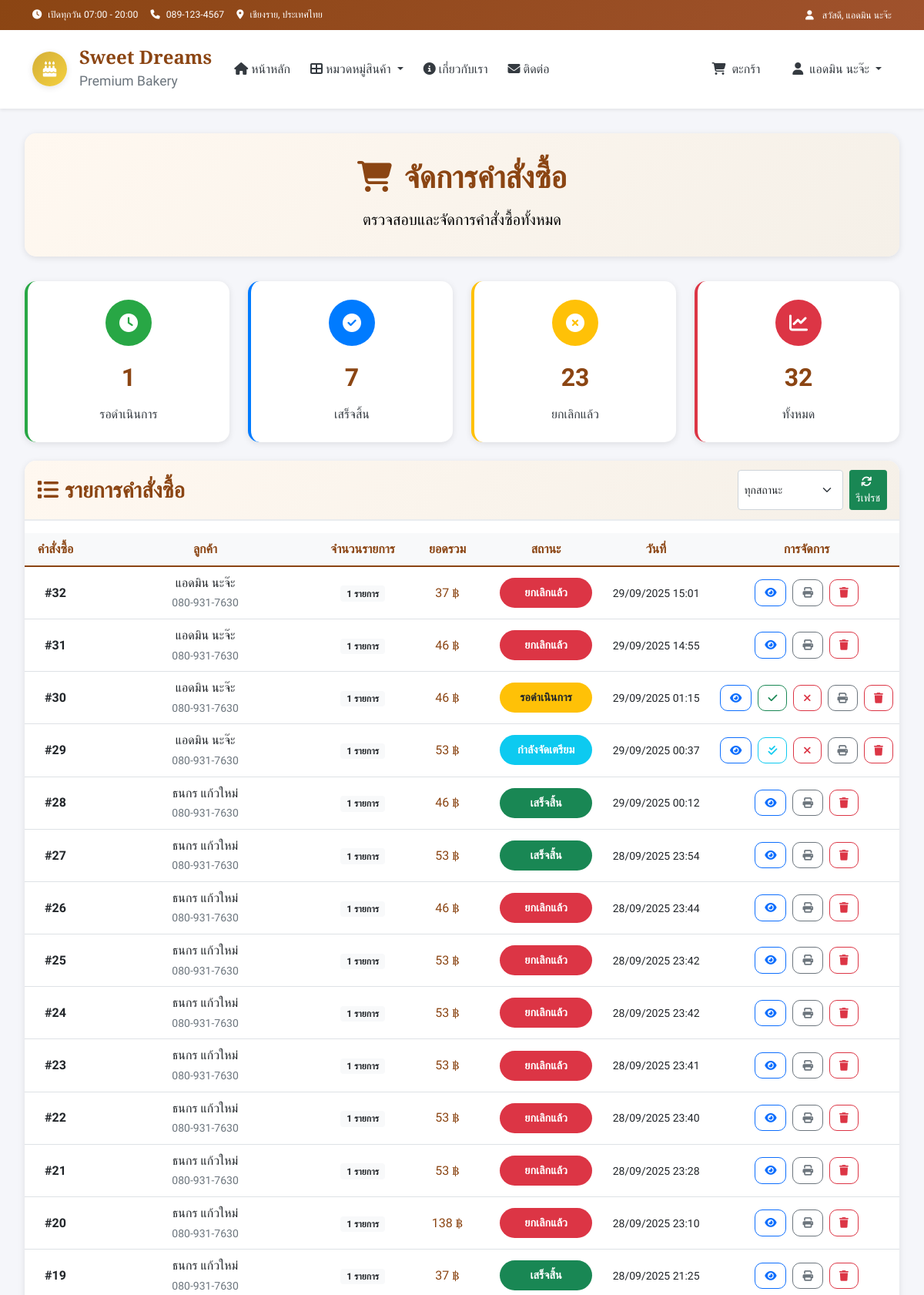
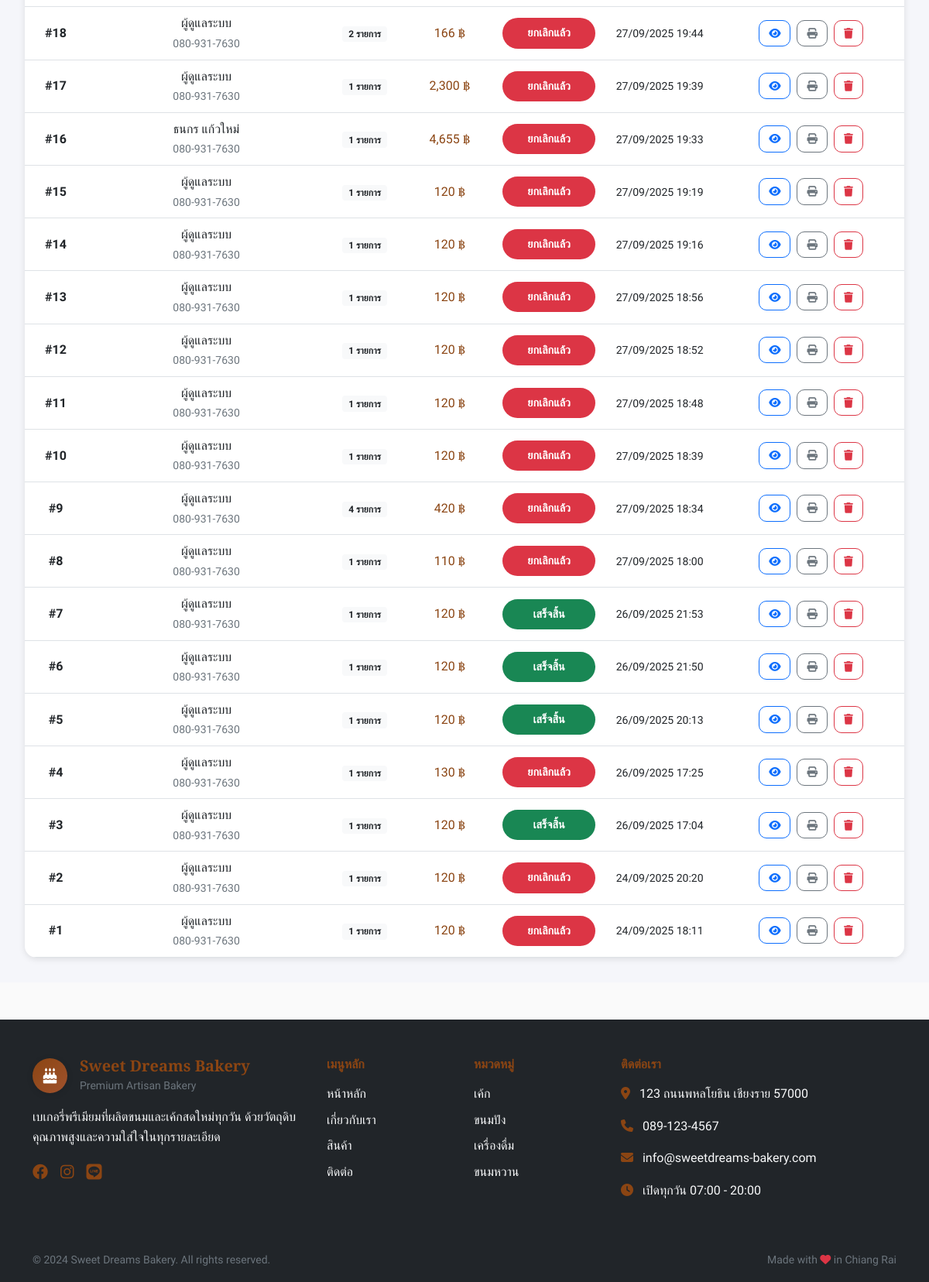
Page /admin/orders (signed in) on the earlier database version (2 pictures, top to bottom).
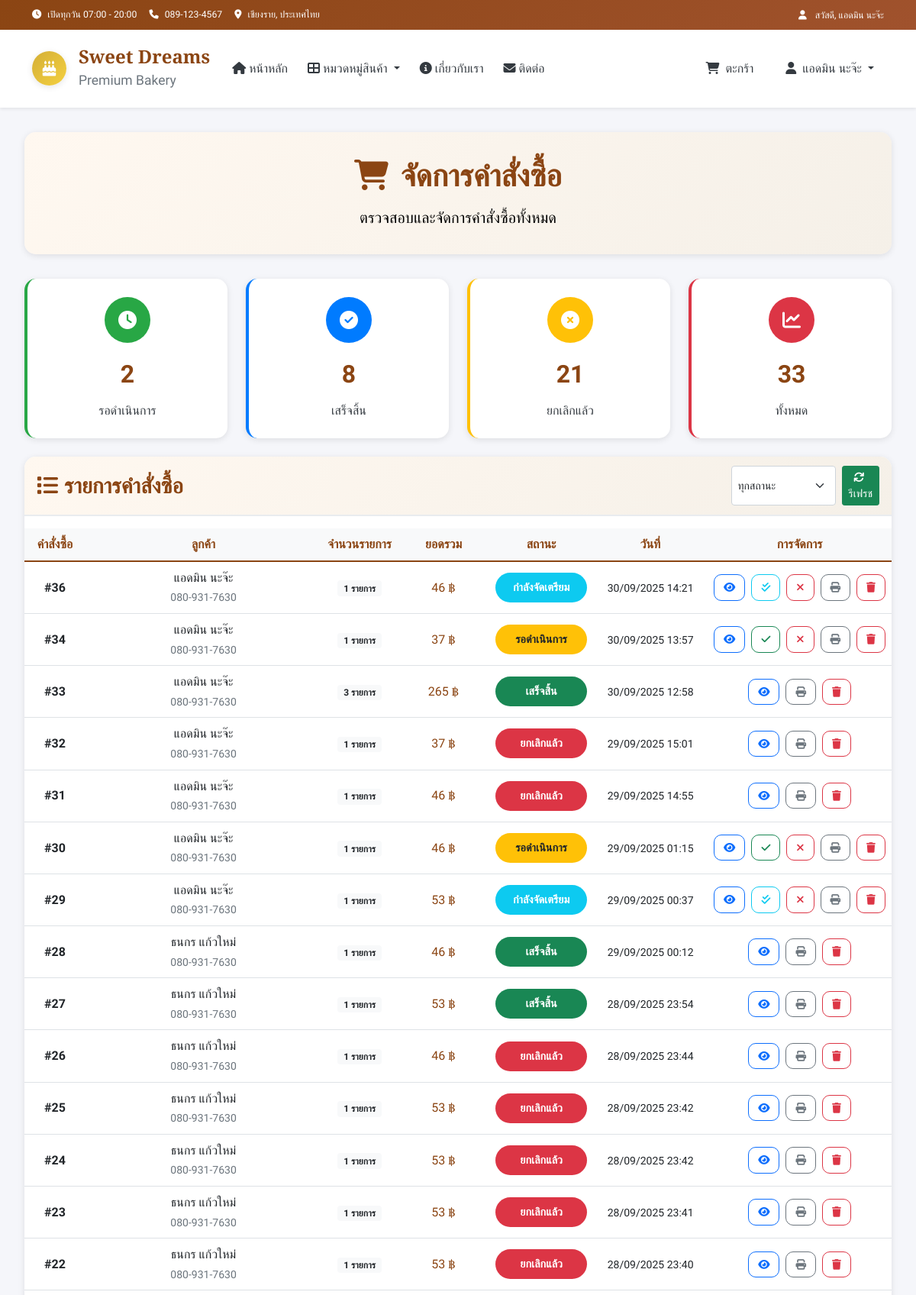
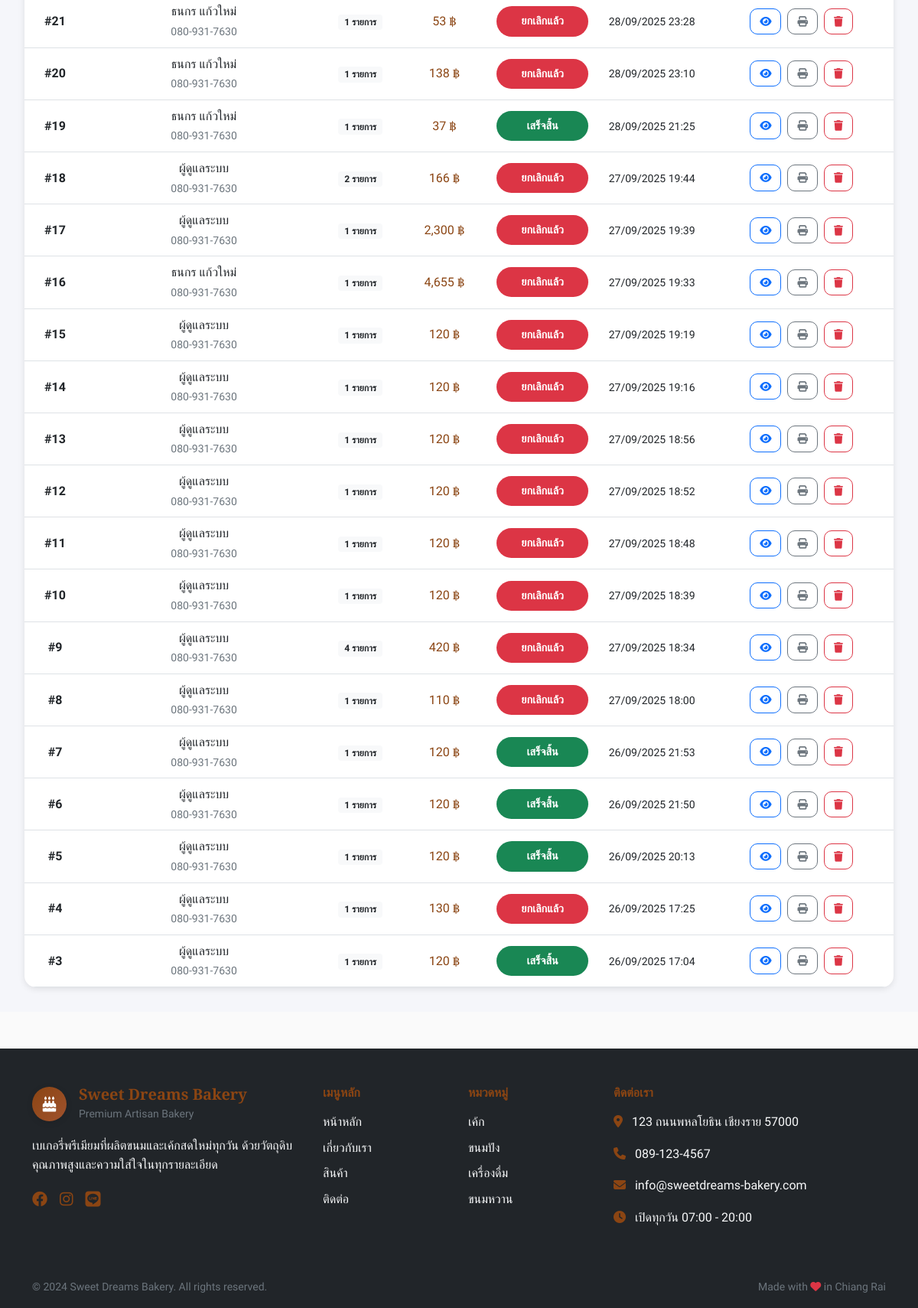
Same page on the later database version (2 pictures, top to bottom).
### tables this page shows
CREATE TABLE orders (
        id INTEGER PRIMARY KEY AUTOINCREMENT,
        user_id INTEGER,
        total_amount DECIMAL(10,2) NOT NULL,
        status TEXT DEFAULT 'pending',
        customer_name TEXT NOT NULL,
        customer_phone TEXT NOT NULL,
        customer_address TEXT,
        notes TEXT,
        created_at TIMESTAMP DEFAULT CURRENT_TIMESTAMP,
        FOREIGN KEY (user_id) REFERENCES users (id)
    );

CREATE TABLE categories (
        id INTEGER PRIMARY KEY AUTOINCREMENT,
        name TEXT UNIQUE NOT NULL,
        name_en TEXT,
        icon TEXT,
        description TEXT,
        display_order INTEGER DEFAULT 0
    );

### app.py (the view)
@app.route('/admin/orders')
def admin_orders():
    if session.get('role') != 'admin':
        flash('คุณไม่มีสิทธิ์เข้าถึงหน้านี้')
        return redirect(url_for('index'))
    conn = get_db_connection()
    orders_raw = conn.execute("SELECT * FROM orders ORDER BY created_at DESC").fetchall()
    orders = []
    for order_row in orders_raw:
        order = dict(order_row)  # แปลง Row เป็น dict
        if order.get('created_at'):
            try:
                order['created_at'] = datetime.strptime(order['created_at'], "%Y-%m-%d %H:%M:%S")
            except ValueError:
                order['created_at'] = None
        if order.get('address_id'):
            addr = conn.execute(
                "SELECT * FROM addresses WHERE id=?",
                (order['address_id'],)
            ).fetchone()
            if addr:
                order['address'] = f"{addr['address']}, {addr.get('city','')}, {addr.get('province','')}, {addr.get('postal_code','')}"
            else:
                order['address'] = '-'
        else:
            order['address'] = '-'
        items_raw = conn.execute(
            """
            SELECT oi.*, p.name AS product_name, p.price AS unit_price
            FROM order_items oi
            LEFT JOIN products p ON oi.product_id = p.id
            WHERE oi.order_id=?
            """,
            (order['id'],)
        ).fetchall()
        items = []
        for item in items_raw:
            items.append({
                'product_name': item['product_name'] or '-',
                'quantity': item['quantity'],
                'price': float(item['unit_price'] or 0),
                'total': float(item['quantity'] * (item['unit_price'] or 0))
            })
        order['items'] = items
        order['item_count'] = len(items)
        order['total_amount'] = sum(i['total'] for i in items)
        orders.append(order)
    conn.close()
    return render_template('admin_orders.html', orders=orders)

### app.py (called while the page is built)
@app.template_filter('to_bangkok')
def to_bangkok_filter(value, fmt='%d/%m/%Y %H:%M'):
    if not value:
        return "N/A"
    if isinstance(value, str):
        try:
            value = datetime.fromisoformat(value)
        except ValueError:
            return value
    dt = value.replace(tzinfo=ZoneInfo("UTC")).astimezone(ZoneInfo("Asia/Bangkok"))
    return dt.strftime(fmt)

def get_db_connection():
    conn = sqlite3.connect(DB_NAME)
    conn.row_factory = sqlite3.Row
    return conn

def get_categories():
    conn = get_db_connection()
    categories = conn.execute(
        "SELECT * FROM categories ORDER BY display_order"
    ).fetchall()
    conn.close()
    return categories

def get_cart_total():
    cart = session.get('cart', {})
    total_items = sum(item['quantity'] for item in cart.values())
    total_price = sum(item['quantity'] * item['price'] for item in cart.values())
    return total_items, total_price

@app.context_processor
def inject_global_data():
    categories = get_categories()
    cart_total_items, _ = get_cart_total()
    return dict(
        categories=categories,
        cart_total_items=cart_total_items
    )

### templates/admin_orders.html (shortened to what the changed rows need)
{% extends "layout.html" %}
{% block extra_css %}
<link rel="stylesheet" href="{{ url_for('static', filename='css/admin.css') }}">
{% endblock %}
{% block content %}
<div class="container-fluid admin-container">
    <div class="admin-header">
        <h1 class="admin-title mb-3">
            <i class="fas fa-shopping-cart me-3"></i>จัดการคำสั่งซื้อ
        </h1>
    </div>
    <div class="admin-stats my-4">
        <div class="row gy-4">
            <div class="col-lg-3 col-md-6">
                <div class="stat-card stat-orders">
                    <div class="stat-icon"><i class="fas fa-clock"></i></div>
                    <div class="stat-number">{{ orders|selectattr("status","equalto","pending")|list|length }}</div>
                    <div class="stat-label">รอดำเนินการ</div>
                </div>
            </div>
            <div class="col-lg-3 col-md-6">
                <div class="stat-card stat-products">
                    <div class="stat-icon"><i class="fas fa-check-circle"></i></div>
                    <div class="stat-number">{{ orders|selectattr("status","equalto","completed")|list|length }}</div>
                    <div class="stat-label">เสร็จสิ้น</div>
                </div>
            </div>
            <div class="col-lg-3 col-md-6">
                <div class="stat-card stat-users">
                    <div class="stat-icon"><i class="fas fa-times-circle"></i></div>
                    <div class="stat-number">{{ orders|selectattr("status","equalto","cancelled")|list|length }}</div>
                    <div class="stat-label">ยกเลิกแล้ว</div>
                </div>
            </div>
            <div class="col-lg-3 col-md-6">
                <div class="stat-card stat-revenue">
                    <div class="stat-icon"><i class="fas fa-chart-line"></i></div>
                    <div class="stat-number">{{ orders|length }}</div>
                    <div class="stat-label">ทั้งหมด</div>
                </div>
            </div>
        </div>
    </div>
    <div class="products-section">
        <div class="table-responsive">
            {% if orders %}
            <table class="table table-hover products-table align-middle">
                <thead>
                    <tr>
                        <th width="80">คำสั่งซื้อ</th>
                        <th>ลูกค้า</th>
                        <th width="100">จำนวนรายการ</th>
                        <th width="120">ยอดรวม</th>
                        <th width="100">สถานะ</th>
                        <th width="150">วันที่</th>
                        <th width="180">การจัดการ</th>
                    </tr>
                </thead>
                <tbody>
                    {% for order in orders %}
                    <tr data-order-id="{{ order.id }}" data-status="{{ order.status }}">
                        <td><strong>#{{ order.id }}</strong></td>
                        <td>
                            <div class="fw-600">{{ order.customer_name }}</div>
                            <small class="text-muted">{{ order.customer_phone }}</small>
                        </td>
                        <td class="text-center">
                            <span class="badge bg-light text-dark">{{ order.item_count }} รายการ</span>
                        </td>
                        <td class="fw-600 text-primary">
                            {{ "{:,.0f}".format(order.total_amount) }} ฿
                        </td>
                        <td>
                            {% if order.status == 'pending' %}
                                <span class="status-badge bg-warning text-dark" data-bs-toggle="tooltip" title="รอดำเนินการ">รอดำเนินการ</span>
                            {% elif order.status == 'processing' %}
                                <span class="status-badge bg-info text-white" data-bs-toggle="tooltip" title="กำลังจัดเตรียม">กำลังจัดเตรียม</span>
                            {% elif order.status == 'completed' %}
                                <span class="status-badge bg-success text-white" data-bs-toggle="tooltip" title="เสร็จสิ้น">เสร็จสิ้น</span>
                            {% elif order.status == 'cancelled' %}
                                <span class="status-badge bg-danger text-white" data-bs-toggle="tooltip" title="ยกเลิกแล้ว">ยกเลิกแล้ว</span>
                            {% endif %}
                        </td>
                        <td>
                            <small>{{ order.created_at|to_bangkok }}</small>
                        </td>
                        <td>
                            <div class="action-buttons">
                                <button class="btn btn-outline-primary btn-action" onclick="viewOrder({{ order.id }})" data-bs-toggle="tooltip" title="ดูรายละเอียด"><i class="fas fa-eye"></i></button>
                                {% if order.status == 'pending' %}
                                <button class="btn btn-outline-success btn-action" onclick="updateOrderStatus({{ order.id }}, 'processing')" data-bs-toggle="tooltip" title="รับออเดอร์"><i class="fas fa-check"></i></button>
                                <button class="btn btn-outline-danger btn-action" onclick="updateOrderStatus({{ order.id }}, 'cancelled')" data-bs-toggle="tooltip" title="ยกเลิกออเดอร์"><i class="fas fa-times"></i></button>
                                {% elif order.status == 'processing' %}
                                <button class="btn btn-outline-info btn-action" onclick="updateOrderStatus({{ order.id }}, 'completed')" data-bs-toggle="tooltip" title="ทำเสร็จแล้ว"><i class="fas fa-check-double"></i></button>
                                <button class="btn btn-outline-danger btn-action" onclick="updateOrderStatus({{ order.id }}, 'cancelled')" data-bs-toggle="tooltip" title="ยกเลิกออเดอร์"><i class="fas fa-times"></i></button>
                                {% endif %}
                                <button class="btn btn-outline-secondary btn-action" onclick="printOrder({{ order.id }})" data-bs-toggle="tooltip" title="พิมพ์"><i class="fas fa-print"></i></button>
                                <button class="btn btn-outline-danger btn-action" onclick="confirmDeleteOrder({{ order.id }})" data-bs-toggle="tooltip" title="ลบคำสั่งซื้อ"><i class="fas fa-trash"></i></button>
                            </div>
                        </td>
                    </tr>
                    {% endfor %}
                </tbody>
            </table>
            {% else %}
            <div class="text-center py-5">
                <i class="fas fa-shopping-cart fa-3x text-muted mb-3"></i>
                <h5 class="text-muted">ยังไม่มีคำสั่งซื้อ</h5>
                <p class="text-muted">คำสั่งซื้อจะแสดงที่นี่เมื่อมีลูกค้าสั่งซื้อ</p>
            </div>
            {% endif %}
        </div>
    </div>
</div>
{% endblock %}

### templates/layout.html (shortened to what the changed rows need)
<!DOCTYPE html>
<html lang="th" data-bs-theme="light">
<head>
    <link href="https://cdn.jsdelivr.net/npm/bootstrap@5.0.2/dist/css/bootstrap.min.css" rel="stylesheet">
    <link rel="stylesheet" href="https://cdnjs.cloudflare.com/ajax/libs/font-awesome/6.4.0/css/all.min.css">
    <link rel="stylesheet" href="{{ url_for('static', filename='css/main.css') }}">
    {% if session.get('role') == 'admin' %}
    <link rel="stylesheet" href="{{ url_for('static', filename='css/admin.css') }}">
    {% endif %}
    {% block extra_css %}{% endblock %}
</head>
<body>
    <main>
        {% block content %}{% endblock %}
    </main>
    <footer class="bg-dark text-white mt-5">
        <div class="container py-5">
            <div class="row gy-4">
                <div class="col-lg-2 col-md-6">
                    <ul class="list-unstyled">
                        {% if categories %}
                            {% for category in categories[:4] %}
                            <li class="mb-2">
                                <a href="{{ url_for('category_by_id', category_id=category.id) }}" class="text-light text-decoration-none">
                                    {{ category.name }}
                                </a>
                            </li>
                            {% endfor %}
                        {% endif %}
                    </ul>
                </div>
            </div>
        </div>
    </footer>
</body>
</html>

Differences in the rows shown:
removed orders: id "2", customer_name "ผู้ดูแลระบบ", customer_phone "080-931-7630", item_count "1", total_amount "120", status "ยกเลิกแล้ว", created_at|to_bangkok "24/09/2025 20:20"
removed orders: id "1", customer_name "ผู้ดูแลระบบ", customer_phone "080-931-7630", item_count "1", total_amount "120", status "ยกเลิกแล้ว", created_at|to_bangkok "24/09/2025 18:11"
added orders: id "36", customer_name "แอดมิน นะจ๊ะ", customer_phone "080-931-7630", item_count "1", total_amount "46", status "กำลังจัดเตรียม", created_at|to_bangkok "30/09/2025 14:21"
added orders: id "34", customer_name "แอดมิน นะจ๊ะ", customer_phone "080-931-7630", item_count "1", total_amount "37", status "รอดำเนินการ", created_at|to_bangkok "30/09/2025 13:57"
added orders: id "33", customer_name "แอดมิน นะจ๊ะ", customer_phone "080-931-7630", item_count "3", total_amount "265", status "เสร็จสิ้น", created_at|to_bangkok "30/09/2025 12:58"
Other differences:
{{ orders|selectattr("status","equalto","pending")|list|length }}: "1" → "2"
{{ orders|selectattr("status","equalto","completed")|list|length }}: "7" → "8"
{{ orders|selectattr("status","equalto","cancelled")|list|length }}: "23" → "21"
{{ orders|length }}: "32" → "33"
